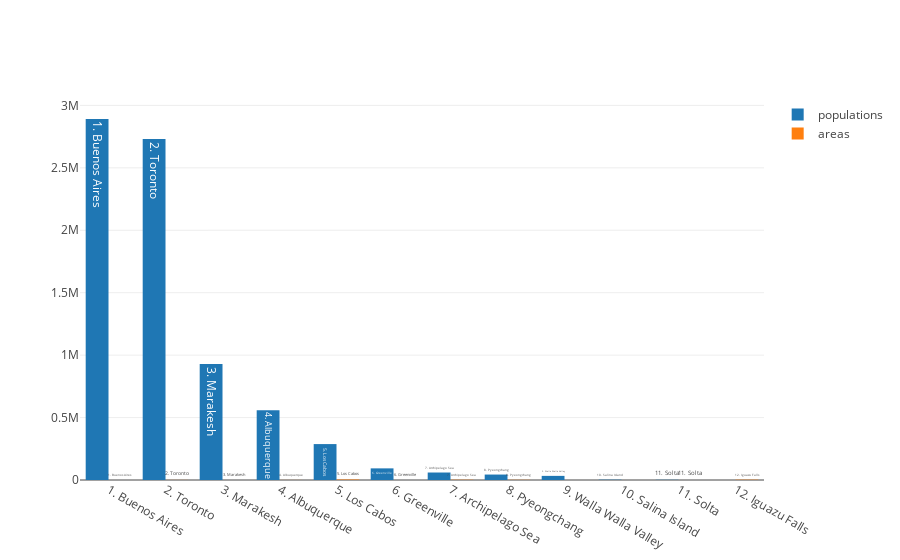

The code cell stored with this chart in its notebook:
### Code cell
# __SOLUTION__ 
import plotly
plotly.offline.init_notebook_mode(connected=True)
plotly.offline.iplot([trace_populations, trace_areas])

### Figure 1 — Plotly figure (JSON) as saved in the notebook; plotly's stock layout.template omitted (floating-point values rounded to 4 significant figures)
{"data": [{"name": "populations", "text": ["1. Buenos Aires", "2. Toronto", "3. Marakesh", "4. Albuquerque", "5. Los Cabos", "6. Greenville", "7. Archipelago Sea", "8. Pyeongchang", "9. Walla Walla Valley", "10. Salina Island", "11. Solta", "12. Iguazu Falls"], "type": "bar", "uid": "59f44a0c-c99c-11e9-a6a1-3af9d3ad3e0b", "x": ["1. Buenos Aires", "2. Toronto", "3. Marakesh", "4. Albuquerque", "5. Los Cabos", "6. Greenville", "7. Archipelago Sea", "8. Pyeongchang", "9. Walla Walla Valley", "10. Salina Island", "11. Solta", "12. Iguazu Falls"], "y": [2891082, 2731571, 928850, 558545, 287671, 93137, 60000, 43666, 32986, 2598, 1700, 0]}, {"name": "areas", "text": ["1. Buenos Aires", "2. Toronto", "3. Marakesh", "4. Albuquerque", "5. Los Cabos", "6. Greenville", "7. Archipelago Sea", "8. Pyeongchang", "9. Walla Walla Valley", "10. Salina Island", "11. Solta", "12. Iguazu Falls"], "type": "bar", "uid": "59f44bb0-c99c-11e9-942d-3af9d3ad3e0b", "x": ["1. Buenos Aires", "2. Toronto", "3. Marakesh", "4. Albuquerque", "5. Los Cabos", "6. Greenville", "7. Archipelago Sea", "8. Pyeongchang", "9. Walla Walla Valley", "10. Salina Island", "11. Solta", "12. Iguazu Falls"], "y": [203, 630, 230, 491, 3751, 68, 2000, 1464, 35, 26, 59, 2396]}], "layout": {}}
